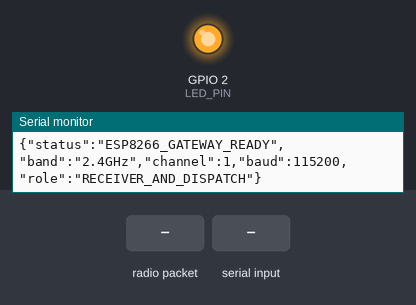
Bench run of a sketch on a simulated ESP8266 (Wemos D1 mini). On the bench: output pins drawn as LEDs (lit = HIGH), the last lines printed to the serial monitor. The test bench sets the inputs (shaded band).

Above: at 1.9 s.
2.0 s: radio packet "1" arrives
At 2.6 s:
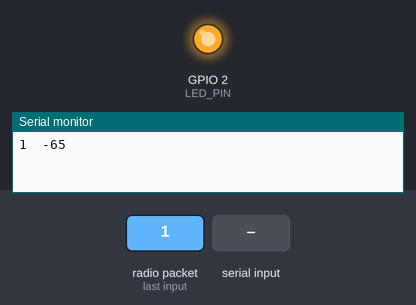
3.5 s: "1\n" received over Serial
At 4.5 s:
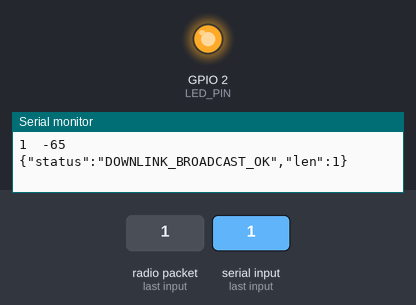
Timing chart, 0 to 6.5 s (numbered marks = the images above; inputs shaded):
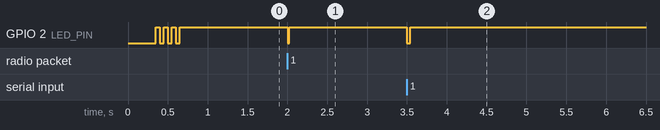

Measured:
- after the input at 2.0 s, GPIO 2 (LED_PIN): HIGH → LOW at once, → HIGH 0.02 s later
- after the input at 3.5 s, GPIO 2 (LED_PIN): HIGH → LOW at once, → HIGH 0.04 s later

The sketch:

receiver_esp8266_espnow.ino
```cpp
// ============================================================================
// CrowdShield Command Center Gateway Firmware (ESP8266 NodeMCU / D1 Mini)
// Connection: Plugged directly into Command Center Laptop via USB Cable (115200 baud)
// Protocol: 2.4GHz ESP-NOW Wireless Mesh Receiver & Downlink Transmitter
// Compatible with ESP32 Zonal Field Nodes!
// ============================================================================
//
// FUNCTIONALITY:
// 1. Receives wireless 2.4GHz ESP-NOW packets from all Zonal ESP32 nodes (Zones 1, 2, 3).
// 2. Streams JSON telemetry out USB Serial to Python backend.
// 3. Listens on USB Serial for operator warning dispatch commands from the web app.
// 4. Immediately broadcasts downlink reply packets over ESP-NOW to all zonal nodes.
// ============================================================================

#include <ESP8266WiFi.h>
#include <espnow.h>

extern "C" {
  #include <user_interface.h>
}

#define LED_PIN LED_BUILTIN // Active LOW on NodeMCU / WeMos D1 Mini

// Universal broadcast MAC address (FF:FF:FF:FF:FF:FF)
uint8_t broadcastAddress[] = {0xFF, 0xFF, 0xFF, 0xFF, 0xFF, 0xFF};

// Flag to toggle LED safely in main loop, NOT inside the ISR callback
volatile bool packetReceivedFlag = false;

// ESP8266 ESP-NOW Receive Callback (Runs in ISR Context - NO delay() allowed!)
void onDataRecv(uint8_t *mac, uint8_t *incomingData, uint8_t len) {
  if (len <= 0) return;

  // Stream raw payload directly to USB Serial followed by \t RSSI
  Serial.write(incomingData, len);
  Serial.print("\t-65\n");

  packetReceivedFlag = true;
}

void setup() {
  Serial.begin(115200);
  delay(300);

  pinMode(LED_PIN, OUTPUT);
  digitalWrite(LED_PIN, HIGH); // Turn OFF built-in LED initially (Active LOW)

  // 1. Wi-Fi Station Mode for ESP-NOW
  WiFi.mode(WIFI_STA);
  WiFi.disconnect();

  // 2. Lock Wi-Fi Channel explicitly to Channel 1 (Matches Zonal ESP32s)
  wifi_set_channel(1);

  // 3. Initialize ESP-NOW
  if (esp_now_init() != 0) {
    Serial.println("{\"status\":\"ESP8266_ESPNOW_INIT_FAILED\"}");
    while (true) {
      digitalWrite(LED_PIN, LOW); delay(100);
      digitalWrite(LED_PIN, HIGH); delay(100);
    }
  }

  // 4. Set COMBO role (Receive uplinks + Transmit downlinks)
  esp_now_set_self_role(ESP_NOW_ROLE_COMBO);

  // 5. Register Receive Callback
  esp_now_register_recv_cb(onDataRecv);

  // 6. Register Broadcast Peer (FF:FF:FF:FF:FF:FF) on Channel 1
  if (esp_now_add_peer(broadcastAddress, ESP_NOW_ROLE_COMBO, 1, NULL, 0) != 0) {
    Serial.println("{\"status\":\"ESP8266_PEER_ADD_FAILED\"}");
  }

  // Startup flash
  for (int i = 0; i < 4; i++) {
    digitalWrite(LED_PIN, LOW); delay(50);
    digitalWrite(LED_PIN, HIGH); delay(50);
  }

  Serial.println("{\"status\":\"ESP8266_GATEWAY_READY\",\"band\":\"2.4GHz\",\"channel\":1,\"baud\":115200,\"role\":\"RECEIVER_AND_DISPATCH\"}");
}

void loop() {
  // Safe LED toggle in main thread
  if (packetReceivedFlag) {
    packetReceivedFlag = false;
    digitalWrite(LED_PIN, LOW);
    delay(20);
    digitalWrite(LED_PIN, HIGH);
  }

  // Check for downlink operator commands sent from Laptop Python over USB Serial
  if (Serial.available()) {
    String cmd = Serial.readStringUntil('\n');
    cmd.trim();

    if (cmd.length() > 0) {
      // Broadcast downlink command out over 2.4GHz ESP-NOW Channel 1 to all zonal field nodes
      int res = esp_now_send(broadcastAddress, (uint8_t*)cmd.c_str(), cmd.length());

      // Pulse LED to confirm transmission
      digitalWrite(LED_PIN, LOW);
      delay(40);
      digitalWrite(LED_PIN, HIGH);

      if (res == 0) {
        Serial.printf("{\"status\":\"DOWNLINK_BROADCAST_OK\",\"len\":%d}\n", cmd.length());
      } else {
        Serial.println("{\"status\":\"DOWNLINK_BROADCAST_ERR\"}");
      }
    }
  }

  delay(2);
}
```
